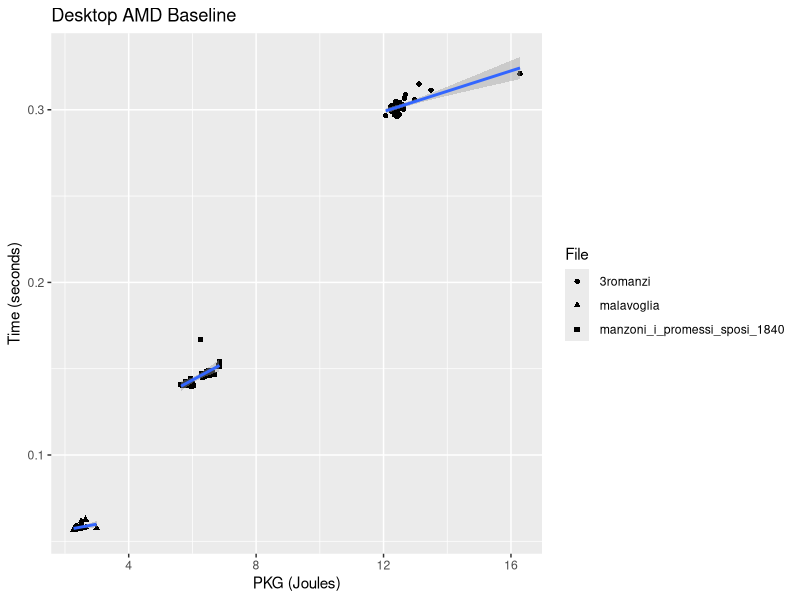
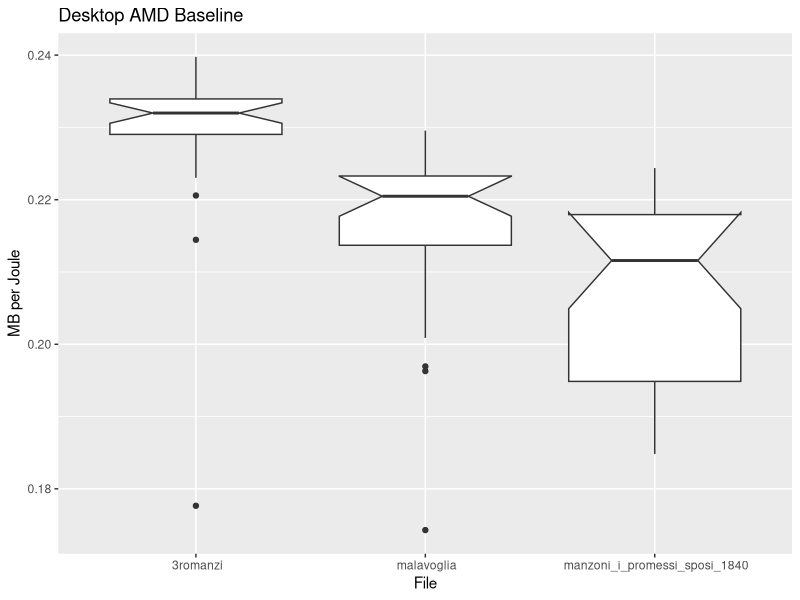
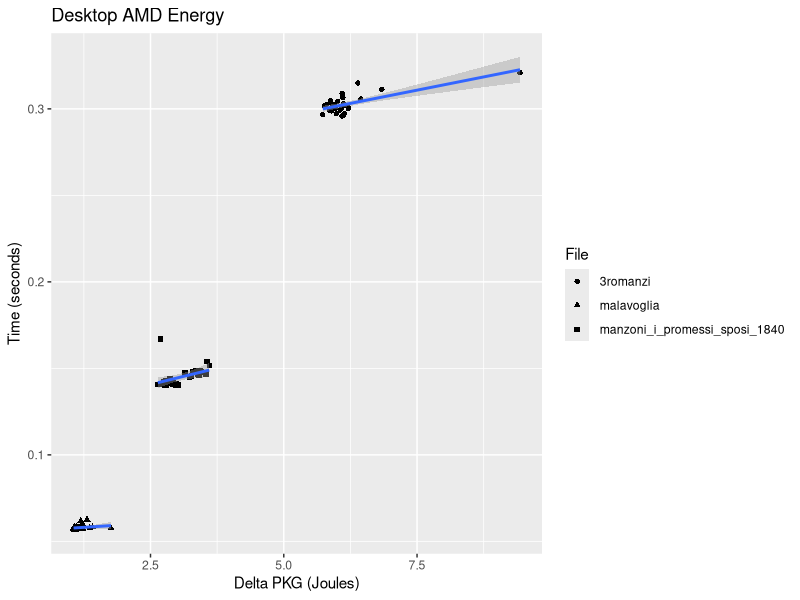
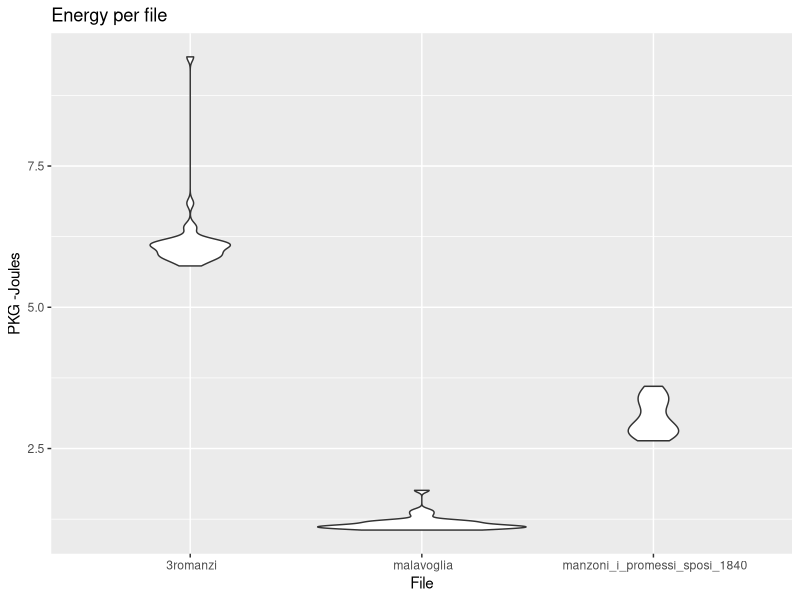
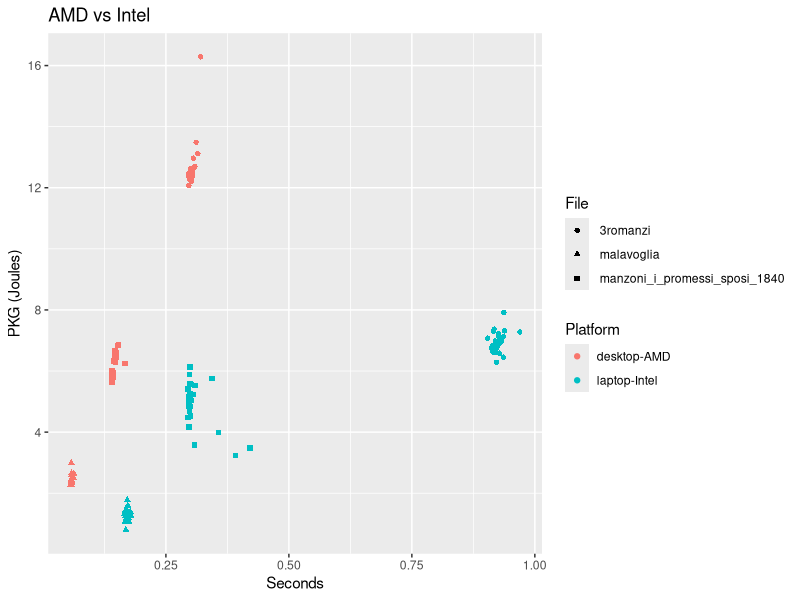
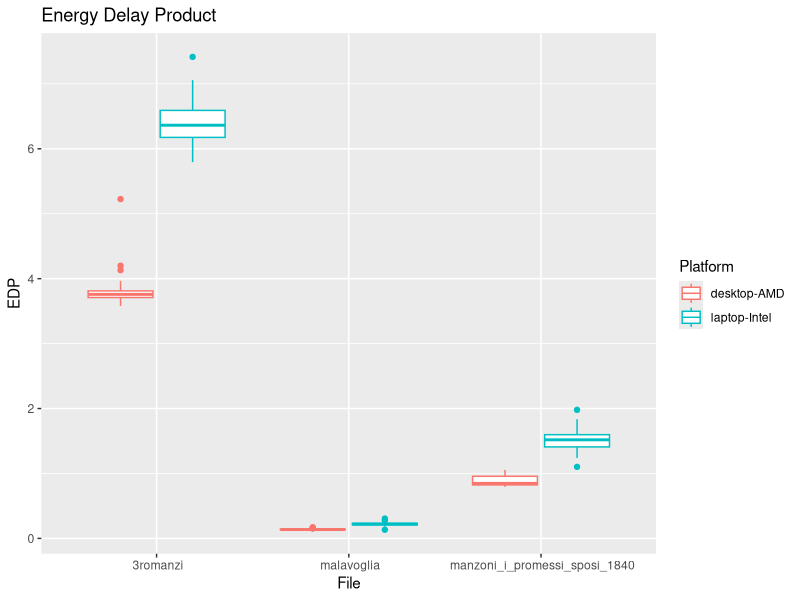
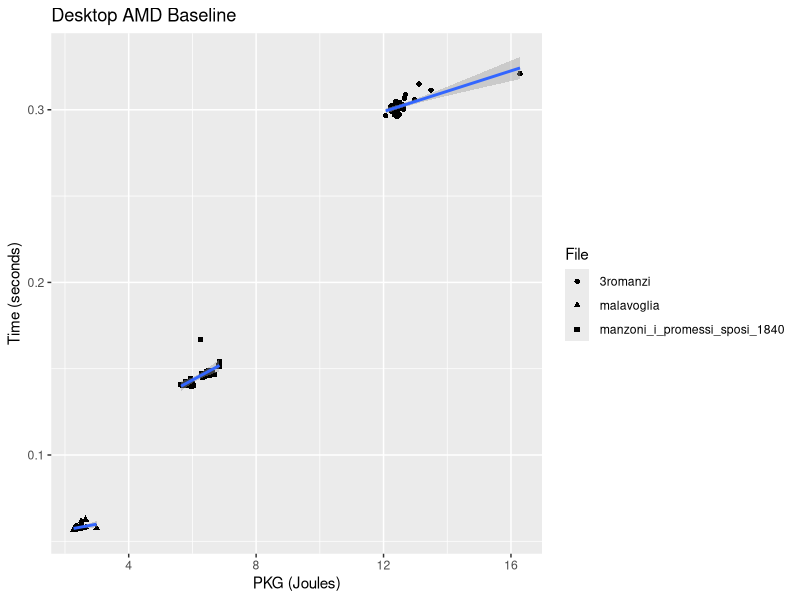
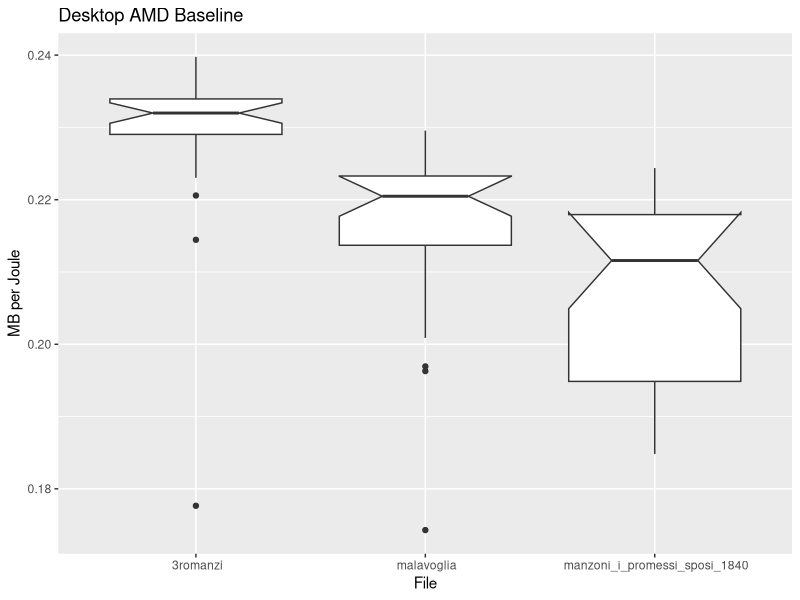

Write the R code that produced these figures, in order.
library(ggplot2)

amd_desktop_base <- read.csv("../data/test-23-Mar-09-04-38.csv")

ggplot(amd_desktop_base, aes(x=PKG,y=seconds,shape=File))+geom_point()+geom_smooth(method="lm")+labs(title="Desktop AMD Baseline",x="PKG (Joules)",y="Time (seconds)")
ggsave("../../img/time-vs-pkg-amd-libri.png",width=9, height=5)

amd_desktop_base$mb_per_J <- amd_desktop_base$size/ (1024*1024 * amd_desktop_base$PKG )

ggplot(amd_desktop_base, aes(x=File,y=mb_per_J))+geom_boxplot(notch=T)+labs(title="Desktop AMD Baseline",x="File",y="MB per Joule")
ggsave("../../img/mb-per-joule-amd-libri.png",width=9, height=5)

amd_desktop_base$delta_PKG <- amd_desktop_base$PKG - 21.3536*amd_desktop_base$seconds
ggplot(amd_desktop_base, aes(x=delta_PKG,y=seconds,shape=File))+geom_point()+geom_smooth(method="lm")+labs(title="Desktop AMD Energy",x="Delta PKG (Joules)",y="Time (seconds)")

ggplot(amd_desktop_base, aes(y=delta_PKG,x=File))+geom_violin()+labs(title="Energy per file",x="File",y="PKG -Joules")

ggsave("../../img/boxplot-delta-pkg-amd-libri.png",width=9, height=5)

intel_laptop_base <- read.csv("../data/plugged-intel-23-Mar-12-49-37.csv")
intel_laptop_base$mb_per_J <- intel_laptop_base$size/ (1024*1024 * intel_laptop_base$PKG )
intel_laptop_base$delta_PKG <- 0
amd_vs_intel <- rbind(amd_desktop_base, intel_laptop_base)

ggplot(amd_vs_intel, aes(x=seconds,y=PKG,color=Platform,shape=File))+geom_point()+labs(title="AMD vs Intel",x="Seconds",y="PKG (Joules)")
ggsave("../../img/amd-vs-intel-libri.png",width=9, height=5)

amd_vs_intel$EDP <- amd_vs_intel$PKG * amd_vs_intel$seconds
ggplot(amd_vs_intel, aes(x=File,y=EDP,color=Platform))+geom_boxplot()+labs(title="Energy Delay Product",x="File",y="EDP")
ggsave("../../img/edp-amd-vs-intel-libri.png",width=9, height=5)
